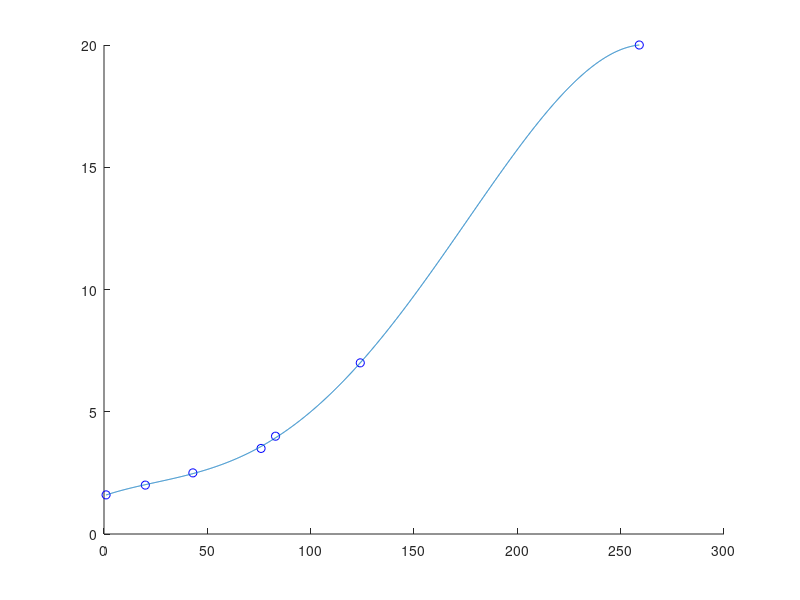

Source code (MATLAB):
%______Metody numeryczne LAB5_______________
%______________Aproksymacja_________________

clc;
clear all;
close all;


%x = [1;2;4;7];
%y = [1.6;2.0;2.5;3.5];
x = [1;20;43;76;83;124;259];
y = [1.6;2.0;2.5;3.5;4;7;20];

%c = input('Podaj ilość węzłow: ');
%for i=1: c
%    x(i,1) = input('    punkt x: ');
%    y(i,1) = input('    punkt y: ');
%end




p = input('Wprowadz stopień welomianu p<=n: ');

%-----------------------------------Psi------------------------------
lengthX = length(x);
Psi = zeros(p+1, p+1);

power = 0;

for i=1 : lengthX
    for j=1:p+1
        for k=1 :p+1
            Psi(j,k) = Psi(j,k) + x(i)^(power+k-1);
        end
        power = power+1;
    end
    power = 0;
end

%-----------------------------------F------------------------------
F = zeros(p+1, 1);
for i=1:lengthX
    F(1,1) = F(1,1)+y(i);
    for j=2:p+1
        F(j,1) = F(j,1) + ( (x(i)^(j-1)).*y(i));
    end     
end

A = inv(Psi) * F

xi = min(x):0.1:max(x);
w=0;
for i=1: p+1
    w = w+A(i).*xi.^(i-1);
end

grid on;
hold on;

plot(x,y,'bo');
plot(xi,w);


hold off;
grid off;
